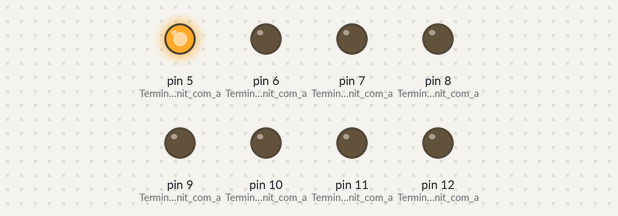
Bench run of a sketch on a simulated Arduino Uno, built with avr-gcc and run on an emulated ATmega328P. Shown: output pins drawn as LEDs (lit = HIGH).

Above: at 0.02 s.
At 0.37 s:
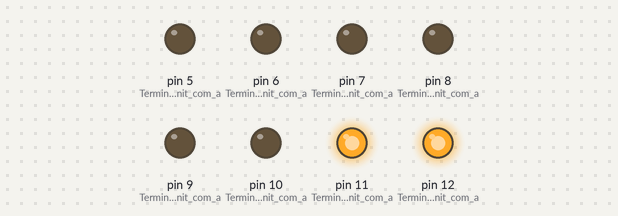
At 0.67 s:
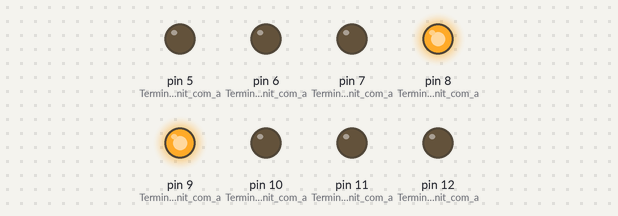
At 1.17 s:
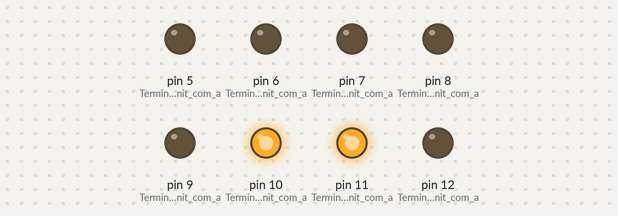
At 1.77 s:
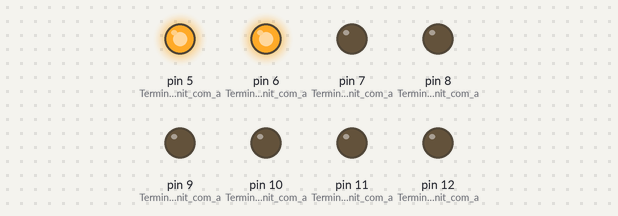
At 2.3 s:
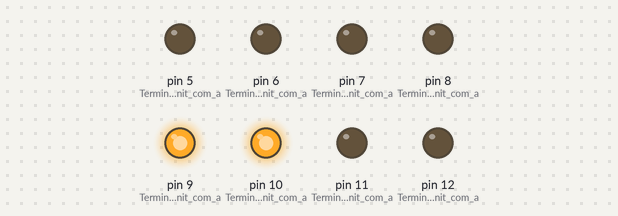
Timing chart, 0 to 3.0 s (numbered marks = the images above):
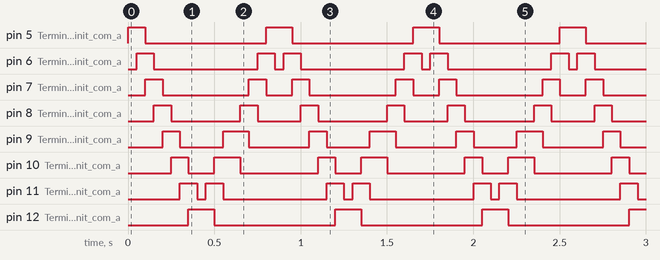

Measured:
- by itself, pin 5 (Terminal_5_definit_com_a), pin 12 (Terminal_12_definit_com_a): alternates HIGH for 0.15 s and LOW for 0.70 s
- by itself, pin 6 (Terminal_6_definit_com_a): repeats every 0.85 s: LOW 0.60 s, HIGH 0.10 s, LOW 0.05 s, HIGH 0.10 s
- by itself, pin 7 (Terminal_7_definit_com_a): repeats every 0.85 s: LOW 0.50 s, HIGH 0.10 s, LOW 0.15 s, HIGH 0.10 s
- by itself, pin 8 (Terminal_8_definit_com_a): repeats every 0.85 s: LOW 0.40 s, HIGH 0.10 s, LOW 0.25 s, HIGH 0.10 s
- by itself, pin 9 (Terminal_9_definit_com_a): repeats every 0.85 s: LOW 0.25 s, HIGH 0.15 s, LOW 0.35 s, HIGH 0.10 s
- by itself, pin 10 (Terminal_10_definit_com_a): repeats every 0.85 s: LOW 0.15 s, HIGH 0.15 s, LOW 0.45 s, HIGH 0.10 s
- by itself, pin 11 (Terminal_11_definit_com_a): repeats every 0.85 s: LOW 0.05 s, HIGH 0.10 s, LOW 0.60 s, HIGH 0.10 s

The sketch:

PR2_EX1.3.ino
```cpp
int ms = 50; // Temps

void setup()
{
  pinMode(5, OUTPUT);  //Terminal 5 definit com a sortida
  pinMode(6, OUTPUT);  //Terminal 6 definit com a sortida
  pinMode(7, OUTPUT);  //Terminal 7 definit com a sortida
  pinMode(8, OUTPUT);  //Terminal 8 definit com a sortida
  pinMode(9, OUTPUT);  //Terminal 9 definit com a sortida
  pinMode(10, OUTPUT); //Terminal 10 definit com a sortida
  pinMode(11, OUTPUT); //Terminal 11 definit com a sortida
  pinMode(12, OUTPUT); //Terminal 12 definit com a sortida

}

void loop()
{

  digitalWrite(5, HIGH);  //Sortida  digital ON
  digitalWrite(6, LOW);  //Sortida  digital OFF
  digitalWrite(7, LOW);  //Sortida  digital OFF
  digitalWrite(8, LOW);  //Sortida  digital OFF
  digitalWrite(9, LOW);  //Sortida  digital OFF
  digitalWrite(10, LOW); //Sortida  digital OFF
  digitalWrite(11, LOW); //Sortida  digital OFF
  digitalWrite(12, LOW); //Sortida  digital OFF

delay(ms);  // Temps (ms)

  digitalWrite(5, HIGH);  //Sortida  digital ON
  digitalWrite(6, HIGH);  //Sortida  digital ON
  digitalWrite(7, LOW);  //Sortida  digital OFF
  digitalWrite(8, LOW);  //Sortida  digital OFF
  digitalWrite(9, LOW);  //Sortida  digital OFF
  digitalWrite(10, LOW); //Sortida  digital OFF
  digitalWrite(11, LOW); //Sortida  digital OFF
  digitalWrite(12, LOW); //Sortida  digital OFF

delay(ms);  // Temps (ms)


  digitalWrite(5, LOW);  //Sortida  digital OFF
  digitalWrite(6, HIGH);  //Sortida  digital ON
  digitalWrite(7, HIGH);  //Sortida  digital ON
  digitalWrite(8, LOW);  //Sortida  digital OFF
  digitalWrite(9, LOW);  //Sortida  digital OFF
  digitalWrite(10, LOW); //Sortida  digital OFF
  digitalWrite(11, LOW); //Sortida  digital OFF
  digitalWrite(12, LOW); //Sortida  digital OFF

delay(ms);  // Temps (ms)

  digitalWrite(5, LOW);  //Sortida  digital OFF
  digitalWrite(6, LOW);  //Sortida  digital OFF
  digitalWrite(7, HIGH);  //Sortida  digital ON
  digitalWrite(8, HIGH);  //Sortida  digital ON
  digitalWrite(9, LOW);  //Sortida  digital OFF
  digitalWrite(10, LOW); //Sortida  digital OFF
  digitalWrite(11, LOW); //Sortida  digital OFF
  digitalWrite(12, LOW); //Sortida  digital OFF

delay(ms);  // Temps (ms)
  digitalWrite(5, LOW);  //Sortida  digital OFF
  digitalWrite(6, LOW);  //Sortida  digital OFF
  digitalWrite(7, LOW);  //Sortida  digital OFF
  digitalWrite(8, HIGH);  //Sortida  digital ON
  digitalWrite(9, HIGH);  //Sortida  digital ON
  digitalWrite(10, LOW); //Sortida  digital OFF
  digitalWrite(11, LOW); //Sortida  digital OFF
  digitalWrite(12, LOW); //Sortida  digital OFF

delay(ms);  // Temps (ms)

  digitalWrite(5, LOW);  //Sortida  digital OFF
  digitalWrite(6, LOW);  //Sortida  digital OFF
  digitalWrite(7, LOW);  //Sortida  digital OFF
  digitalWrite(8, LOW);  //Sortida  digital OFF
  digitalWrite(9, HIGH);  //Sortida  digital ON
  digitalWrite(10, HIGH); //Sortida  digital ON
  digitalWrite(11, LOW); //Sortida  digital OFF
  digitalWrite(12, LOW); //Sortida  digital OFF

delay(ms);  // Temps (ms)

  digitalWrite(5, LOW);  //Sortida  digital OFF
  digitalWrite(6, LOW);  //Sortida  digital OFF
  digitalWrite(7, LOW);  //Sortida  digital OFF
  digitalWrite(8, LOW);  //Sortida  digital OFF
  digitalWrite(9, LOW);  //Sortida  digital OFF
  digitalWrite(10, HIGH); //Sortida  digital ON
  digitalWrite(11, HIGH); //Sortida  digital ON
  digitalWrite(12, LOW); //Sortida  digital OFF

delay(ms);  // Temps (ms)

  digitalWrite(5, LOW);  //Sortida  digital OFF
  digitalWrite(6, LOW);  //Sortida  digital OFF
  digitalWrite(7, LOW);  //Sortida  digital OFF
  digitalWrite(8, LOW);  //Sortida  digital OFF
  digitalWrite(9, LOW);  //Sortida  digital OFF
  digitalWrite(10, LOW); //Sortida  digital OFF
  digitalWrite(11, HIGH); //Sortida  digital ON
  digitalWrite(12, HIGH); //Sortida  digital ON

delay(ms);  // Temps (ms)

  digitalWrite(5, LOW);  //Sortida  digital OFF
  digitalWrite(6, LOW);  //Sortida  digital OFF
  digitalWrite(7, LOW);  //Sortida  digital OFF
  digitalWrite(8, LOW);  //Sortida  digital OFF
  digitalWrite(9, LOW);  //Sortida  digital OFF
  digitalWrite(10, LOW); //Sortida  digital OFF
  digitalWrite(11, LOW); //Sortida  digital OFF
  digitalWrite(12, HIGH); //Sortida  digital ON

delay(ms);  // Temps (ms)

  digitalWrite(5, LOW);  //Sortida  digital OFF
  digitalWrite(6, LOW);  //Sortida  digital OFF
  digitalWrite(7, LOW);  //Sortida  digital OFF
  digitalWrite(8, LOW);  //Sortida  digital OFF
  digitalWrite(9, LOW);  //Sortida  digital OFF
  digitalWrite(10, LOW); //Sortida  digital OFF
  digitalWrite(11, HIGH); //Sortida  digital ON
  digitalWrite(12, HIGH); //Sortida  digital ON

delay(ms);  // Temps (ms)

  digitalWrite(5, LOW);  //Sortida  digital OFF
  digitalWrite(6, LOW);  //Sortida  digital OFF
  digitalWrite(7, LOW);  //Sortida  digital OFF
  digitalWrite(8, LOW);  //Sortida  digital OFF
  digitalWrite(9, LOW);  //Sortida  digital OFF
  digitalWrite(10, HIGH); //Sortida  digital ON
  digitalWrite(11, HIGH); //Sortida  digital ON
  digitalWrite(12, LOW); //Sortida  digital OFF

delay(ms);  // Temps (ms)

  digitalWrite(5, LOW);  //Sortida  digital OFF
  digitalWrite(6, LOW);  //Sortida  digital OFF
  digitalWrite(7, LOW);  //Sortida  digital OFF
  digitalWrite(8, LOW);  //Sortida  digital OFF
  digitalWrite(9, HIGH);  //Sortida  digital ON
  digitalWrite(10, HIGH); //Sortida  digital ON
  digitalWrite(11, LOW); //Sortida  digital OFF
  digitalWrite(12, LOW); //Sortida  digital OFF

delay(100);  // Temps (ms)

  digitalWrite(5, LOW);  //Sortida  digital OFF
  digitalWrite(6, LOW);  //Sortida  digital OFF
  digitalWrite(7, LOW);  //Sortida  digital OFF
  digitalWrite(8, HIGH);  //Sortida  digital ON
  digitalWrite(9, HIGH);  //Sortida  digital ON
  digitalWrite(10, LOW); //Sortida  digital OFF
  digitalWrite(11, LOW); //Sortida  digital OFF
  digitalWrite(12, LOW); //Sortida  digital OFF

delay(ms);  // Temps (ms)

  digitalWrite(5, LOW);  //Sortida  digital OFF
  digitalWrite(6, LOW);  //Sortida  digital OFF
  digitalWrite(7, HIGH);  //Sortida  digital ON
  digitalWrite(8, HIGH);  //Sortida  digital ON
  digitalWrite(9, LOW);  //Sortida  digital OFF
  digitalWrite(10, LOW); //Sortida  digital OFF
  digitalWrite(11, LOW); //Sortida  digital OFF
  digitalWrite(12, LOW); //Sortida  digital OFF

delay(ms);  // Temps (ms)

  digitalWrite(5, LOW);  //Sortida  digital OFF
  digitalWrite(6, HIGH);  //Sortida  digital ON
  digitalWrite(7, HIGH);  //Sortida  digital ON
  digitalWrite(8, LOW);  //Sortida  digital OFF
  digitalWrite(9, LOW);  //Sortida  digital OFF
  digitalWrite(10, LOW); //Sortida  digital OFF
  digitalWrite(11, LOW); //Sortida  digital OFF
  digitalWrite(12, LOW); //Sortida  digital OFF

delay(ms);  // Temps (ms)

  digitalWrite(5, HIGH);  //Sortida  digital ON
  digitalWrite(6, HIGH);  //Sortida  digital ON
  digitalWrite(7, LOW);  //Sortida  digital OFF
  digitalWrite(8, LOW);  //Sortida  digital OFF
  digitalWrite(9, LOW);  //Sortida  digital OFF
  digitalWrite(10, LOW); //Sortida  digital OFF
  digitalWrite(11, LOW); //Sortida  digital OFF
  digitalWrite(12, LOW); //Sortida  digital OFF

delay(ms);  // Temps (ms)
}
//Quim Moreno
```
